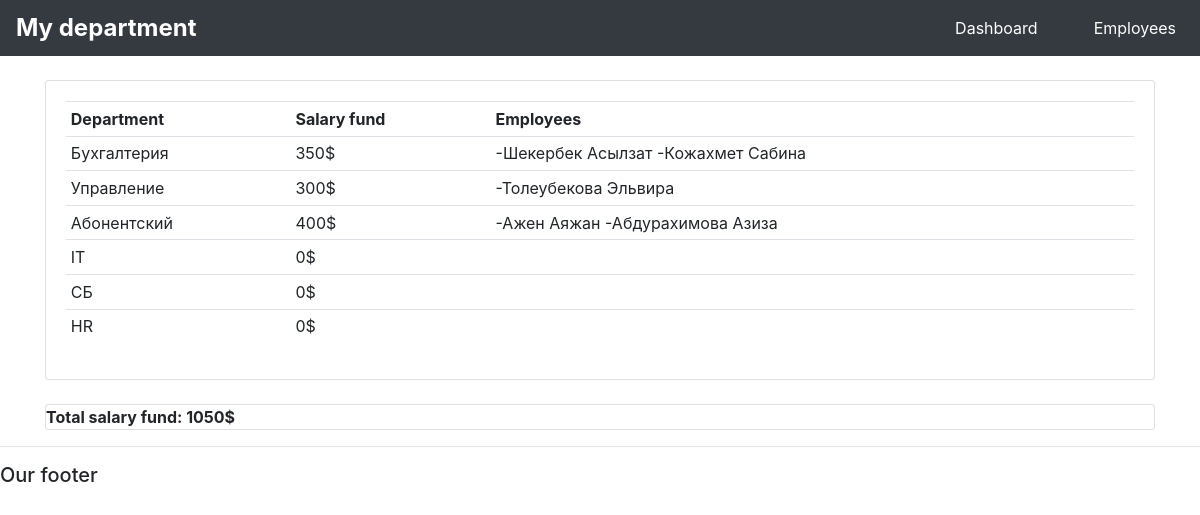
/get-report/, run on an earlier commit of the app's database.
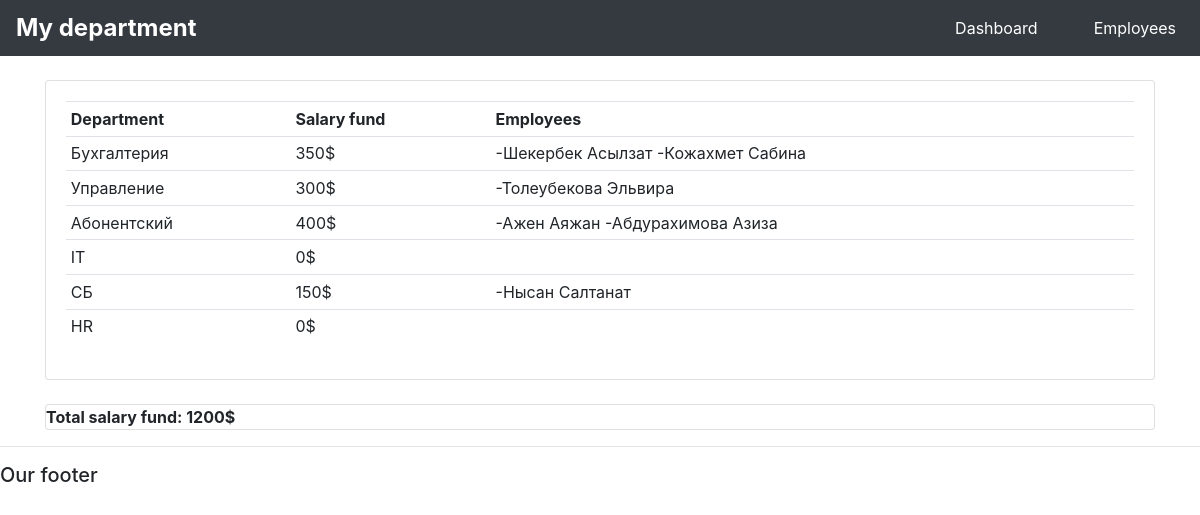
And on a later commit of the database.
### uchet/models.py (models this page shows, shortened)
class Otdel(models.Model):
    name = models.CharField('Название отдела', max_length=100)
    phone = models.CharField('Телефон отдела', max_length=100)
    class Meta:
        verbose_name = 'Отдел'
        verbose_name_plural = 'Отделы'

class Position(models.Model):
    name = models.CharField('Должность', max_length=100)
    zarplata = models.PositiveSmallIntegerField('Зарплата сотрудника', default = 0)
    otdel = models.ForeignKey(Otdel, on_delete = models.SET_NULL, null = True)
    class Meta:
        verbose_name = 'Должность'
        verbose_name_plural = 'Должности'

class Employee(models.Model):
    first_name = models.CharField('Имя сотрудника', max_length=100)
    last_name = models.CharField('Фамилия сотрудника', max_length=100)
    position = models.ForeignKey(Position, on_delete = models.SET_NULL, null = True)
    hired_date = models.DateField(default = datetime.date.today)
    class Meta:
        verbose_name = 'Сотрудник'
        verbose_name_plural = 'Сотрудники'

### uchet/views.py (the view)
# urls.py: path('get-report/', views.getReport, name = 'get-report'),
def getReport(request):
    departments = Otdel.objects.all()
    context = {
        'departments': departments
    }
    return render(request, 'uchet/report.html', context)

### uchet/templatetags/otdel_salary_tag.py (called while the page is built)
@register.simple_tag()
def get_otdel_salary(dep_name):
    department = Otdel.objects.get(name = dep_name)
    otdel_salary_fund = 0
    for position in department.position_set.all():
        otdel_salary_fund += (position.zarplata * position.employee_set.count())
    return otdel_salary_fund

@register.simple_tag()
def get_otdel_employees(dep_name):
    department = Otdel.objects.get(name = dep_name)
    otdel_employees = []
    for position in department.position_set.all():
        for employee in position.employee_set.all():
            otdel_employees.append(employee)
    return otdel_employees

@register.simple_tag()
def get_total_salary():
    departments = Otdel.objects.all()
    total_salary = 0
    for dep in departments:
        total_salary += get_otdel_salary(dep.name)
    return total_salary

### uchet/templates/uchet/report.html
{%  extends 'uchet/main.html' %}
{% load otdel_salary_tag %}
{% block content %}
<div class="row">
    <div class="container">
        <br>
        <div class="card card-body">
            <table class="table table-sm">
				<tr>
					<th>Department</th>
                    <th>Salary fund</th>
                    <th>Employees</th>
				</tr>
				{% for department in departments %}
					<tr>
						<td>{{department.name}}</td>
                        <td>
                            {% get_otdel_salary department.name %}$
                        </td>
                        <td>
                            {% get_otdel_employees department.name as otdel_employees %}
                            {% for employee in otdel_employees %}
                                -{{ employee.last_name }} {{ employee.first_name }}
                            {% endfor %}
                        </td>
					</tr>
				{% endfor %}
            </table>
        </div>
        <br>
        <div class="card body">
                <strong>Total salary fund: {% get_total_salary %}$</strong>
        </div>
    </div>
</div>
{% endblock %}

### uchet/templates/uchet/main.html (shortened to what this page needs)
{% load static %}
<!DOCTYPE html>
<html lang="en">
<head>
    <link rel="stylesheet" href="https://stackpath.bootstrapcdn.com/bootstrap/4.3.1/css/bootstrap.min.css">
    <link rel="stylesheet" href="{% static 'uchet/style.css' %}">
</head>
<body>
   {% include 'uchet/navbar.html' %}
   <div class="container-fluid">
       {% block content %}
       {% endblock %}
   </div>
   <hr>
   <h5>
       Our footer
   </h5>
</body>
</html>

### uchet/templates/uchet/navbar.html (shortened to what this page needs)
{% load static %}
<nav class="navbar navbar-expand-lg navbar-dark bg-dark">
    <a href="{% url 'home' %}" class="logo">My department</a>
    <div class="collapse navbar-collapse" id="navbarNav">
        <ul class="navbar-nav">
            <li class="nav-item">
                <a class="nav-link" href="{% url 'home' %}">Dashboard</a>
            </li>
            <li class="nav-item">
                <a class="nav-link" href="{% url 'employees' %}">Employees</a>
            </li>
        </ul>
    </div>
</nav>

### static/uchet/style.css (style rules this page uses)
.navbar-nav { width: 100%; justify-content: flex-end; }
.nav-item { margin-left: 40px; }
.nav-item .nav-link { color: white !important; }
.logo { display: block; color: white; font-weight: 700; text-decoration: none; font-size: 24px; margin-right: 50px; }

What changed in the data, as far as the page shows it:
computed for Otdel "Бухгалтерия": name+id "1050" → "1200"
changed through a linked row, Otdel "СБ": gains Employee (last_name "Нысан", first_name "Салтанат"); name+id "0" → "150"
